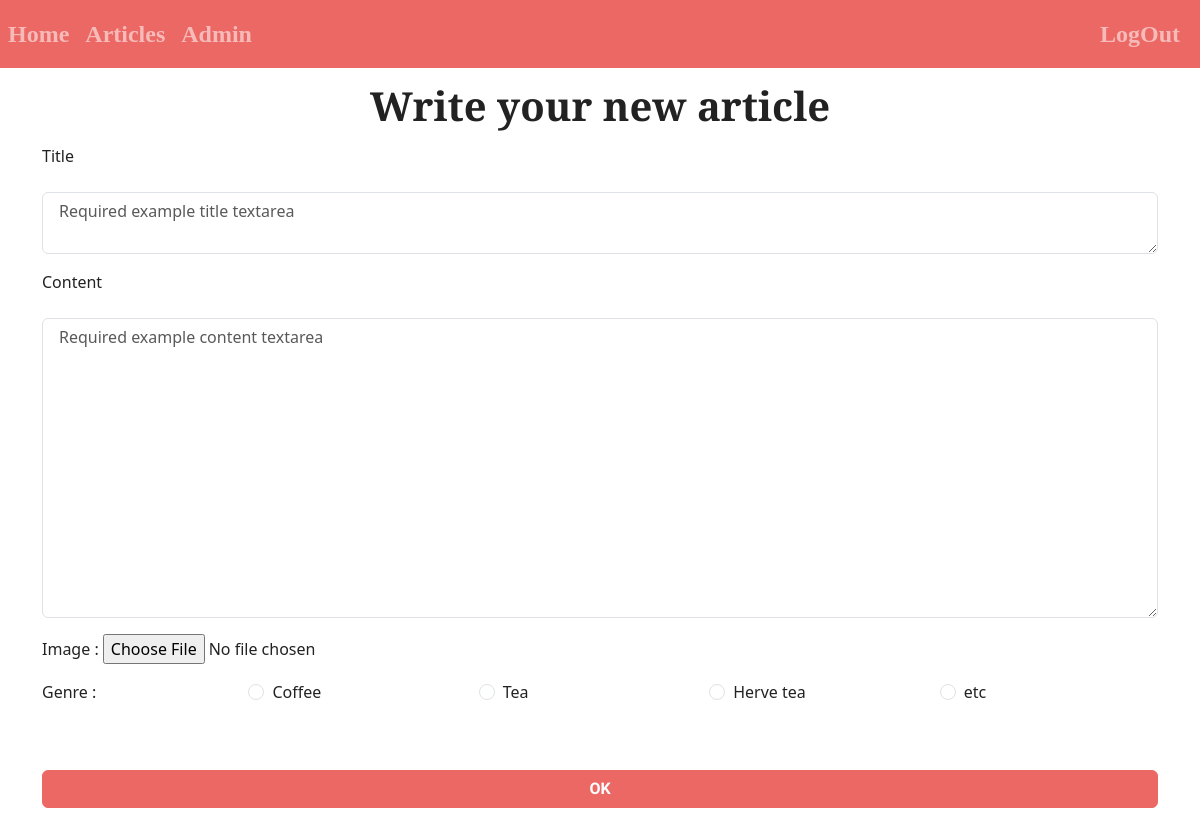
The page /articles/c (signed in) on the database its author committed.
### tables this page shows
CREATE TABLE `categories` (
  `id` int NOT NULL,
  `name` varchar(255) NOT NULL,
  `created_at` datetime NOT NULL DEFAULT CURRENT_TIMESTAMP
);

### controllers/PostsController.php (called while the page is built, shortened)
<?php
require_once "models/PostManager.php";
require_once "models/CategoryManager.php";
class PostsController{
    private $categoryManager;
    public function __construct(){
        $this->postManager = new postManager;
        $this->categoryManager = new categoryManager;
        $this->postManager->chargementPosts();
        $this->categoryManager->chargementCategories();
    }
    public function creatNewPost(){
        if (array_key_exists('name', $_SESSION) !== TRUE){
            header('Location: '. URL . "signup");
        }else{
            $categories = $this->categoryManager->getCategories();
        }
        require "views/creatPost.view.php";
    }
}

### models/CategoryManager.php (called while the page is built, shortened)
<?php
require_once "Model.class.php";
require_once "Category.class.php";
class CategoryManager extends Model{
    private $categories;
    public function creatCategory($category){
        $this->categories[] = $category;
    }
    public function getCategories(){
        return $this->categories;
    }
    public function chargementCategories(){
        $req = $this->getBdd()->prepare("SELECT * FROM categories");
    }
}

### models/Category.class.php (called while the page is built, shortened)
<?php
class Category{
    private $id;
    private $name;
    public function __construct($id,$name,$date){
        $this->id = $id;
        $this->name = $name;
    }
    public function getId(){
        return $this->id;
    }
    public function getCat(){
        return $this->name;
    }
  }

### models/Model.class.php (called while the page is built, shortened)
<?php
abstract class Model{
    private static $pdo;
    private static function setBdd(){
        self::$pdo = new PDO("mysql:host=localhost;dbname=relaxtime;charset=utf8","root","");
        self::$pdo->setAttribute(PDO::ATTR_ERRMODE,PDO::ERRMODE_WARNING);
    }
    protected function getBdd(){
        return self::$pdo;
    }
}

### models/PostManager.php (called while the page is built, shortened)
<?php
require_once "Model.class.php";
require_once "CategoryManager.php";
require_once "Category.class.php";
class PostManager extends Model{
    public function chargementPosts(){
        $req = $this->getBdd()->prepare("SELECT * FROM posts ORDER BY id DESC");
        $req->execute();
        $myposts = $req->fetchAll(PDO::FETCH_ASSOC);
        foreach($myposts as $post){
            $l = new Post($post['id'],$post['title'],$post['content'],$post['img'],$post['created_at'],$post['category_id'], $post['user_id']);
        }
    }
}

### views/creatPost.view.php (the view, shortened to what this page needs)
<div class="container">
    <form class="vstack gap-3" method="POST" action="<?= URL ?>articles/av" enctype="multipart/form-data">
        <label for="validationTextarea" class="form-label">Title</label>
        <textarea class="form-control" id="validationTextarea" name="title" placeholder="Required example title textarea" required></textarea>
        <label for="validationTextarea" class="form-label">Content</label>
        <textarea class="form-control" id="validationTextarea" name="content" style="height: 300px" placeholder="Required example content textarea" required></textarea>
        <div class="form-group">
            <label for="img">Image : </label>
            <input type="file" class="form-control-file" id="img" name="img">
        </div>
        <div class="row">
            <div for="category" class="col">Genre : </div>
                <?php if(empty($categories)):?>
                    <p>No category</p>
                <?php else :?>
                    <?php foreach($categories as $category): ?>
                        <div class="form-check col">
                            <input class="form-check-input" type="radio" name="category" id="flexRadioDefault1" value="<?= $category->getId(); ?>">
                            <label class="form-check-label" for="flexRadioDefault1" value="<?= $category->getId(); ?>">
                                <?= $category->getCat() ?>
                            </label>
                        </div>
                    <?php endforeach; ?>
                <?php endif; ?>
        </div>
        <button type="submit" class="btn btn-primary my-5">OK</button>
    </form>
</div>
<?php
require "template.php";
?>

### rows shown on the page
categories: $category->getId() 7 (drawn), name "Coffee"
categories: $category->getId() 10 (drawn), name "Tea"
categories: $category->getId() 11 (drawn), name "Herve tea"
categories: $category->getId() 12 (drawn), name "etc"

### other values the page prints
$title "Write your new article"
